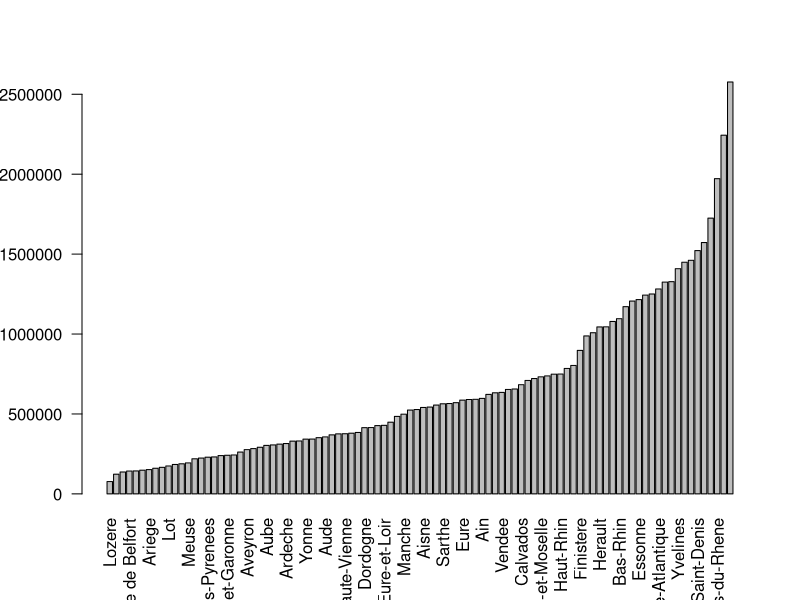
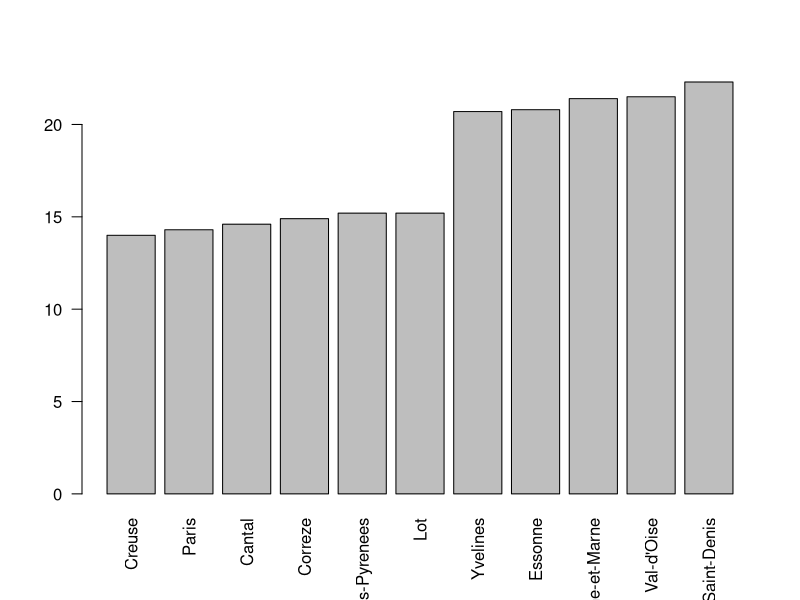

Recreate these plots in R, in order.
data = read.csv("CSV//AgePop.csv", header = TRUE, sep=';')

#On supprime les 6 derniÃ¨res lignes de la DataFrame
#Elles correspondent Ã  la moyenne sur la France et les dÃ©partements d'OutreMer
fin <- length(data$P10_POP)
data <- data[-c(fin:(fin-5)),]

#On
Pop <- as.numeric(data$P10_POP)
deptName <- data$LIBGEO
names(Pop)<- deptName

Pop_sorted <- sort(Pop, decreasing = FALSE)

barplot(Pop_sorted, las=2)

POP10_0014per <- data$P10_0014_POP
POP10_1529per <- data$P10_1529_POP
POP10_3044per <- data$P10_3044_POP
POP10_4559per <- data$P10_4559_POP
POP10_6074per <- data$P10_6074_POP
POP10_75Pper <- data$P10_75P_POP

names(POP10_0014per)<- deptName
names(POP10_1529per)<- deptName

#On trie les département par pourcentage de jeune 
POP10_1529per_sorted <- sort(POP10_0014per, decreasing=TRUE)

Intervalle <- 5
Premiers<- c(1:Intervalle)
fin <- length(POP10_1529per_sorted)
Derniers <- c(fin:(fin-Intervalle))

PD_1529 <- POP10_1529per_sorted[Premiers]
DD_1529 <- POP10_1529per_sorted[Derniers]

TD_1529 <- sort(c(DD_1529, PD_1529))

barplot(TD_1529, las=2)



